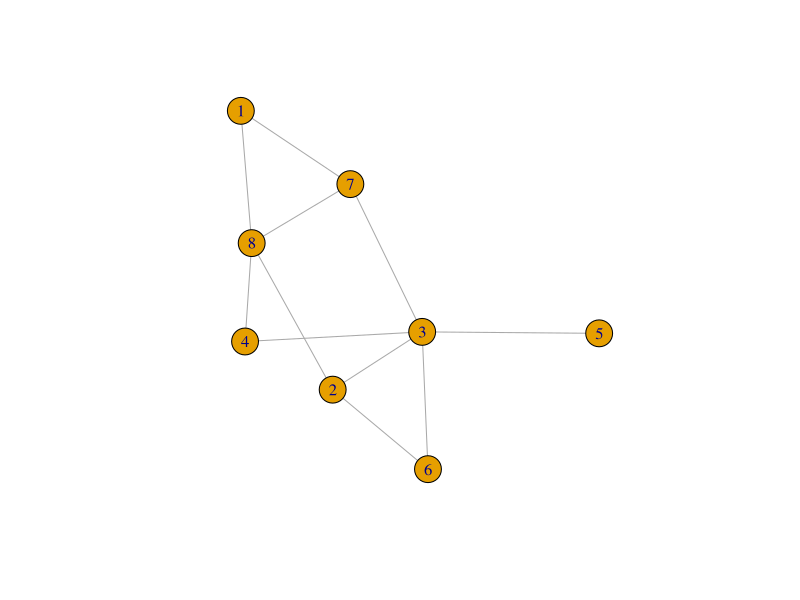

The R script that drew this image:
## ---- chunk 1
library(igraph)
set.seed(345)
g <- sample_gnp(8, 0.5)
## ---- chunk 2
#| echo: false
plot(g)
## ---- chunk 3
nsp <- function(w) {
  n <- vcount(w) # number of nodes in the graph
  nodes <- 1:n # vector of node ids
  P <- matrix(1, nrow = n, ncol = n) # initializing the matrix of paths with ones
  for (s in nodes) {
    r <- setdiff(nodes, c(s, as.numeric(neighbors(w, s)))) # non-neighbors in upper triangle
    if (length(r) > 0) {
      P[s, r] <- 0 # Set sr to 0 for disconnected nodes
      vpaths <- all_shortest_paths(w, from = s, to = r)$vpaths
      if (length(vpaths) > 0) {
        dests <- unlist(lapply(vpaths, function(x) as.numeric(x[length(x)])))
        counts <- table(dests)
        P[s, as.numeric(names(counts))] <- as.numeric(counts)
      }
    }
  }
  P[lower.tri(P)] <- t(P)[lower.tri(P)] # copying upper triangle into lower triangle
  return(P)
}
## ---- chunk 4
nsp(g)
## ---- chunk 5
cube <- function(w) {
  n <- vcount(w) # number of nodes
  c <- array(0, dim = c(n, n, n)) # initializing the cube with zeros
  S <- nsp(w) # computing number of shortest paths between nodes
  for (s in 1:n) {
    neigh_s <- neighbors(w, s) # pre-fetch neighbors
    for (r in 1:n) {
      if (s != r && !(r %in% neigh_s)) {
        p.sr <- all_shortest_paths(w, s, r)$vpaths
        brokers <- unlist(lapply(p.sr, function(x) as.numeric(x[-c(1, length(x))])))
        if (length(brokers) > 0) {
          b_counts <- table(brokers)
          b_idx <- as.numeric(names(b_counts))
          c[s, r, b_idx] <- as.numeric(b_counts) / S[s, r]
        }
      }
    }
  }
  c[is.na(c)] <- 0
  return(c)
}
## ---- chunk 6
srb <- cube(g)
round(srb[, , 2], 2)
## ---- chunk 7
d.3 <- rowSums(srb[, , 3])
names(d.3) <- 1:vcount(g)
d.3
## ---- chunk 8
sum(srb[1, 6, ])
## ---- chunk 9
distances(g)[1, 6] - 1
## ---- chunk 10
srb[, , 3]
## ---- chunk 11
sum(srb[, , 3]) / 2
betweenness(g)[3]
## ---- chunk 12
b.cube <- round(colSums(srb, dims = 2) / 2, 2)
b.igraph <- round(betweenness(g), 2)
names(b.cube) <- 1:vcount(g)
names(b.igraph) <- 1:vcount(g)
b.cube
b.igraph
## ---- chunk 13
dep.ij <- function(c) {
  n <- nrow(c)
  dep.ij <- rowSums(c[, , 1])
  for (i in 2:n) {
    dep.ij <- cbind(dep.ij, rowSums(c[, , i]))
  }
  rownames(dep.ij) <- 1:n
  colnames(dep.ij) <- 1:n
  return(dep.ij)
}
## ---- chunk 14
library(kableExtra)
kbl(round(dep.ij(srb), 2),
  format = "html", align = "c", row.names = TRUE,
  caption = "Dependence Matrix."
) %>%
  column_spec(1, bold = TRUE) %>%
  kable_styling(bootstrap_options = c("hover", "condensed", "responsive"))
## ---- chunk 15
round(colSums(dep.ij(srb)) / 2, 2)
## ---- chunk 16
c.c <- rowSums(distances(g))
c.d <- rowSums(dep.ij(srb)) + (vcount(g) - 1)
names(c.c) <- 1:vcount(g)
names(c.d) <- 1:vcount(g)
round(1 / c.c, 3)
round(1 / c.d, 3)
## ---- chunk 17
round(srb[3, , ], 2)
## ---- chunk 18
sum(srb[3, , ]) + (vcount(g) - 1)
sum(distances(g)[3, ])
## ---- chunk 19
c <- 0
n <- vcount(g)
for (i in 1:n) {
  c[i] <- 1 / (sum(srb[i, , ]) + (n - 1))
}
round(c, 3)
## ---- chunk 20
round(closeness(g), 3)
